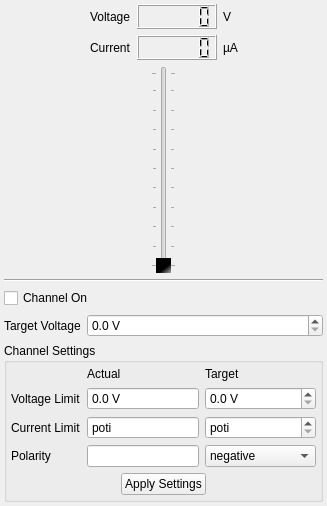
<?xml version="1.0" encoding="UTF-8"?>
<ui version="4.0">
 <class>MHV4ChannelUI</class>
 <widget class="QWidget" name="MHV4ChannelUI">
  <property name="geometry">
   <rect>
    <x>0</x>
    <y>0</y>
    <width>327</width>
    <height>506</height>
   </rect>
  </property>
  <property name="windowTitle">
   <string>Form</string>
  </property>
  <layout class="QVBoxLayout" name="verticalLayout">
   <property name="margin">
    <number>4</number>
   </property>
   <item>
    <layout class="QHBoxLayout" name="horizontalLayout_2">
     <item>
      <spacer name="horizontalSpacer_3">
       <property name="orientation">
        <enum>Qt::Horizontal</enum>
       </property>
       <property name="sizeHint" stdset="0">
        <size>
         <width>0</width>
         <height>20</height>
        </size>
       </property>
      </spacer>
     </item>
     <item>
      <layout class="QGridLayout" name="gridLayout">
       <item row="1" column="1">
        <widget class="QLCDNumber" name="lcd_current">
         <property name="minimumSize">
          <size>
           <width>0</width>
           <height>25</height>
          </size>
         </property>
         <property name="smallDecimalPoint">
          <bool>true</bool>
         </property>
        </widget>
       </item>
       <item row="0" column="1">
        <widget class="QLCDNumber" name="lcd_voltage">
         <property name="minimumSize">
          <size>
           <width>80</width>
           <height>25</height>
          </size>
         </property>
         <property name="smallDecimalPoint">
          <bool>true</bool>
         </property>
        </widget>
       </item>
       <item row="0" column="2">
        <widget class="QLabel" name="lab_voltage_1">
         <property name="text">
          <string>V</string>
         </property>
        </widget>
       </item>
       <item row="1" column="2">
        <widget class="QLabel" name="lab_current_1">
         <property name="text">
          <string>µA</string>
         </property>
        </widget>
       </item>
       <item row="0" column="0">
        <widget class="QLabel" name="label_3">
         <property name="text">
          <string>Voltage</string>
         </property>
        </widget>
       </item>
       <item row="1" column="0">
        <widget class="QLabel" name="label_4">
         <property name="text">
          <string>Current</string>
         </property>
        </widget>
       </item>
      </layout>
     </item>
     <item>
      <spacer name="horizontalSpacer_4">
       <property name="orientation">
        <enum>Qt::Horizontal</enum>
       </property>
       <property name="sizeHint" stdset="0">
        <size>
         <width>0</width>
         <height>20</height>
        </size>
       </property>
      </spacer>
     </item>
    </layout>
   </item>
   <item>
    <layout class="QHBoxLayout" name="horizontalLayout">
     <item>
      <spacer name="horizontalSpacer">
       <property name="orientation">
        <enum>Qt::Horizontal</enum>
       </property>
       <property name="sizeHint" stdset="0">
        <size>
         <width>0</width>
         <height>20</height>
        </size>
       </property>
      </spacer>
     </item>
     <item>
      <widget class="QSlider" name="slider_target_voltage">
       <property name="minimumSize">
        <size>
         <width>0</width>
         <height>175</height>
        </size>
       </property>
       <property name="styleSheet">
        <string notr="true">QSlider::handle:vertical
{
background:
/*  qlineargradient(x1:0, y1:0, x2:1, y2:1, stop:0 #b4b4b4, stop:1 #8f8f8f)  */
/* qlineargradient(spread:pad, x1:0, y1:0, x2:1, y2:1, stop:0 rgba(180, 180, 180, 255), stop:1 rgba(143, 143, 143, 255)) */
/* qlineargradient(spread:pad, x1:0.5, y1:0.333, x2:0.5, y2:0.666, stop:0 rgba(0, 0, 0, 255), stop:1 rgba(143, 143, 143, 255)) */
qlineargradient(spread:pad, x1:0.648, y1:0.617455, x2:0.915, y2:0.950545, stop:0 rgba(0, 0, 0, 255), stop:1 rgba(143, 143, 143, 255))
;
}</string>
       </property>
       <property name="orientation">
        <enum>Qt::Vertical</enum>
       </property>
       <property name="tickPosition">
        <enum>QSlider::TicksBothSides</enum>
       </property>
      </widget>
     </item>
     <item>
      <spacer name="horizontalSpacer_2">
       <property name="orientation">
        <enum>Qt::Horizontal</enum>
       </property>
       <property name="sizeHint" stdset="0">
        <size>
         <width>0</width>
         <height>20</height>
        </size>
       </property>
      </spacer>
     </item>
    </layout>
   </item>
   <item>
    <widget class="Line" name="line">
     <property name="orientation">
      <enum>Qt::Horizontal</enum>
     </property>
    </widget>
   </item>
   <item>
    <layout class="QGridLayout" name="gridLayout_6">
     <item row="0" column="0" colspan="2">
      <widget class="QCheckBox" name="cb_channel_state">
       <property name="text">
        <string>Channel On</string>
       </property>
      </widget>
     </item>
     <item row="1" column="0">
      <widget class="QLabel" name="label_1">
       <property name="text">
        <string>Target Voltage</string>
       </property>
       <property name="buddy">
        <cstring>spin_target_voltage</cstring>
       </property>
      </widget>
     </item>
     <item row="1" column="1">
      <widget class="QDoubleSpinBox" name="spin_target_voltage">
       <property name="sizePolicy">
        <sizepolicy hsizetype="MinimumExpanding" vsizetype="Fixed">
         <horstretch>0</horstretch>
         <verstretch>0</verstretch>
        </sizepolicy>
       </property>
       <property name="suffix">
        <string> V</string>
       </property>
       <property name="decimals">
        <number>1</number>
       </property>
       <property name="maximum">
        <double>400.000000000000000</double>
       </property>
       <property name="singleStep">
        <double>0.100000000000000</double>
       </property>
      </widget>
     </item>
    </layout>
   </item>
   <item>
    <widget class="QGroupBox" name="groupBox">
     <property name="title">
      <string>Channel Settings</string>
     </property>
     <layout class="QGridLayout" name="gridLayout_4">
      <property name="margin">
       <number>4</number>
      </property>
      <item row="0" column="0">
       <layout class="QGridLayout" name="gridLayout_5">
        <item row="1" column="1">
         <widget class="QDoubleSpinBox" name="spin_actual_voltage_limit">
          <property name="sizePolicy">
           <sizepolicy hsizetype="MinimumExpanding" vsizetype="Fixed">
            <horstretch>0</horstretch>
            <verstretch>0</verstretch>
           </sizepolicy>
          </property>
          <property name="readOnly">
           <bool>true</bool>
          </property>
          <property name="buttonSymbols">
           <enum>QAbstractSpinBox::NoButtons</enum>
          </property>
          <property name="suffix">
           <string> V</string>
          </property>
          <property name="decimals">
           <number>1</number>
          </property>
          <property name="maximum">
           <double>10000.000000000000000</double>
          </property>
          <property name="singleStep">
           <double>0.100000000000000</double>
          </property>
         </widget>
        </item>
        <item row="3" column="0">
         <widget class="QLabel" name="label_polarity">
          <property name="text">
           <string>Polarity</string>
          </property>
         </widget>
        </item>
        <item row="0" column="1">
         <widget class="QLabel" name="label_7">
          <property name="text">
           <string>Actual</string>
          </property>
         </widget>
        </item>
        <item row="0" column="2">
         <widget class="QLabel" name="label_8">
          <property name="text">
           <string>Target</string>
          </property>
         </widget>
        </item>
        <item row="1" column="0">
         <widget class="QLabel" name="label_9">
          <property name="text">
           <string>Voltage Limit</string>
          </property>
          <property name="buddy">
           <cstring>spin_target_voltage_limit</cstring>
          </property>
         </widget>
        </item>
        <item row="1" column="2">
         <widget class="QDoubleSpinBox" name="spin_target_voltage_limit">
          <property name="sizePolicy">
           <sizepolicy hsizetype="MinimumExpanding" vsizetype="Fixed">
            <horstretch>0</horstretch>
            <verstretch>0</verstretch>
           </sizepolicy>
          </property>
          <property name="suffix">
           <string> V</string>
          </property>
          <property name="decimals">
           <number>1</number>
          </property>
          <property name="maximum">
           <double>10000.000000000000000</double>
          </property>
          <property name="singleStep">
           <double>0.100000000000000</double>
          </property>
         </widget>
        </item>
        <item row="2" column="1">
         <widget class="QDoubleSpinBox" name="spin_actual_current_limit">
          <property name="sizePolicy">
           <sizepolicy hsizetype="MinimumExpanding" vsizetype="Fixed">
            <horstretch>0</horstretch>
            <verstretch>0</verstretch>
           </sizepolicy>
          </property>
          <property name="readOnly">
           <bool>true</bool>
          </property>
          <property name="buttonSymbols">
           <enum>QAbstractSpinBox::NoButtons</enum>
          </property>
          <property name="specialValueText">
           <string>poti</string>
          </property>
          <property name="suffix">
           <string> µA</string>
          </property>
          <property name="decimals">
           <number>1</number>
          </property>
          <property name="maximum">
           <double>10000.000000000000000</double>
          </property>
          <property name="singleStep">
           <double>1.000000000000000</double>
          </property>
         </widget>
        </item>
        <item row="2" column="0">
         <widget class="QLabel" name="label_10">
          <property name="text">
           <string>Current Limit</string>
          </property>
          <property name="buddy">
           <cstring>spin_target_current_limit</cstring>
          </property>
         </widget>
        </item>
        <item row="2" column="2">
         <widget class="QDoubleSpinBox" name="spin_target_current_limit">
          <property name="sizePolicy">
           <sizepolicy hsizetype="MinimumExpanding" vsizetype="Fixed">
            <horstretch>0</horstretch>
            <verstretch>0</verstretch>
           </sizepolicy>
          </property>
          <property name="specialValueText">
           <string>poti</string>
          </property>
          <property name="suffix">
           <string> µA</string>
          </property>
          <property name="decimals">
           <number>1</number>
          </property>
          <property name="maximum">
           <double>10000.000000000000000</double>
          </property>
          <property name="singleStep">
           <double>0.100000000000000</double>
          </property>
         </widget>
        </item>
        <item row="3" column="1">
         <widget class="QLineEdit" name="le_actual_polarity">
          <property name="readOnly">
           <bool>true</bool>
          </property>
         </widget>
        </item>
        <item row="3" column="2">
         <widget class="QComboBox" name="combo_target_polarity">
          <item>
           <property name="text">
            <string>negative</string>
           </property>
          </item>
          <item>
           <property name="text">
            <string>positive</string>
           </property>
          </item>
         </widget>
        </item>
       </layout>
      </item>
      <item row="1" column="0">
       <layout class="QHBoxLayout" name="horizontalLayout_5">
        <item>
         <spacer name="horizontalSpacer_9">
          <property name="orientation">
           <enum>Qt::Horizontal</enum>
          </property>
          <property name="sizeHint" stdset="0">
           <size>
            <width>1</width>
            <height>20</height>
           </size>
          </property>
         </spacer>
        </item>
        <item>
         <widget class="QPushButton" name="pb_applySettings">
          <property name="text">
           <string>Apply Settings</string>
          </property>
         </widget>
        </item>
        <item>
         <spacer name="horizontalSpacer_10">
          <property name="orientation">
           <enum>Qt::Horizontal</enum>
          </property>
          <property name="sizeHint" stdset="0">
           <size>
            <width>1</width>
            <height>20</height>
           </size>
          </property>
         </spacer>
        </item>
       </layout>
      </item>
     </layout>
    </widget>
   </item>
  </layout>
 </widget>
 <tabstops>
  <tabstop>slider_target_voltage</tabstop>
  <tabstop>cb_channel_state</tabstop>
  <tabstop>spin_target_voltage</tabstop>
  <tabstop>spin_actual_voltage_limit</tabstop>
  <tabstop>spin_target_voltage_limit</tabstop>
  <tabstop>spin_actual_current_limit</tabstop>
  <tabstop>spin_target_current_limit</tabstop>
  <tabstop>pb_applySettings</tabstop>
 </tabstops>
 <resources/>
 <connections/>
</ui>
